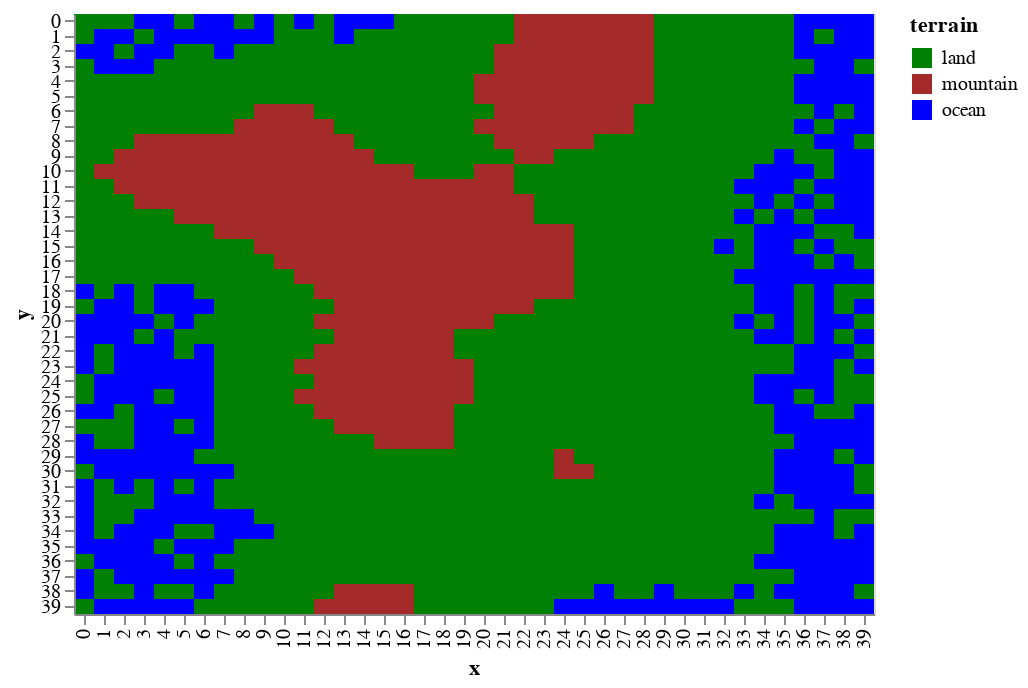

Notebook cell for this chart:
### Markdown cell above
If the oceans were to come in at `height == 0` then you can assume that lower terrain is _under water_

### Code cell
draw.drawTerrainTypes(world.grid_elevation,world.landscape)

### Figure 1 — Vega-Lite specification as saved in the notebook (floating-point values rounded to 4 significant figures; data arrays with more than 128 entries replaced by an {"elided": "..."} marker saying what was removed)
{"$schema": "https://vega.github.io/schema/vega-lite/v2.6.0.json", "config": {"view": {"height": 300, "width": 400}}, "data": {"name": "data-4965909c2932e52991e9999fcc065c26"}, "datasets": {"data-4965909c2932e52991e9999fcc065c26": {"elided": "1600 records"}}, "encoding": {"color": {"field": "terrain", "scale": {"domain": ["land", "mountain", "ocean"], "range": ["green", "brown", "blue"]}, "type": "nominal"}, "x": {"field": "x", "type": "ordinal"}, "y": {"field": "y", "type": "ordinal"}}, "mark": "rect"}
